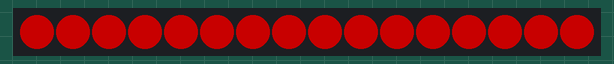
Simulated run of this sketch. Board: Arduino Uno, built with avr-gcc and run on an emulated ATmega328P. Parts: 16 RGB LEDs in strip order, left to right. Dim RGB values are drawn brighter than linear.

Above: at 0.1 s.
At 5.1 s:
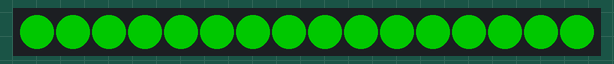
At 15.1 s:
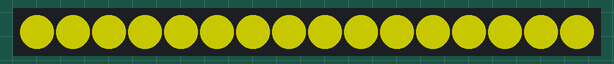
At 20.1 s:
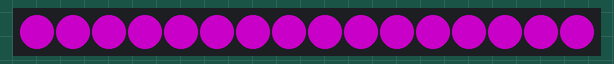
At 35.1 s:
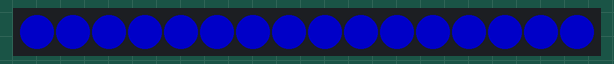

Measured:
- what the display in image 1 shows lasts 5.0 s, from 5.0 s to 10.0 s

The sketch:

NeoLED_step1.ino
```cpp
/* Written by - Rahul Sharma
for - Yolabs - 14th Feb 2026
Note - Neopixle LED has taken a centerstage all projects that need lighting, including fountaion to battlebots to EV Scooters

Here is the simple code that gives you five different colors. you can change the colors as well as their switching time by changing the parameters

Connections
  Neopixel            ESP

  5V                  Vin ( note you can connect to 3v3 also but power will be super dim)
  GND                 GND
  DI                  D4
  DO                  open or next neo-rings's DI pin)
*/

#include <Adafruit_NeoPixel.h>

#define PIN        4 // pin number you can change it if you are using some other pin
#define NUMPIXELS  16 // no of LED's on a ring

int BRIGHTNESS = 100;   // 0–255
int waittime   = 5000; // 10 sec as 1000 ms = 1 sec


Adafruit_NeoPixel pixels(NUMPIXELS, PIN, NEO_GRB + NEO_KHZ800);

void showColor(uint8_t r, uint8_t g, uint8_t b) {
  for (int i = 0; i < NUMPIXELS; i++) {
    pixels.setPixelColor(i, pixels.Color(r, g, b));
  }
  pixels.show();
  delay(waittime); // 10 seconds
}

void setup() {
  pixels.begin();
  pixels.setBrightness(BRIGHTNESS); // 0-255
  pixels.clear();
  pixels.show();
}
// change the color code of your choice below
void loop() {
  showColor(255, 0, 0);     // Red
  showColor(0, 255, 0);     // Green
  showColor(0, 0, 255);     // Blue
  showColor(255, 255, 0);   // Yellow
  showColor(255, 0, 255);   // Purple (Magenta)
}
```
